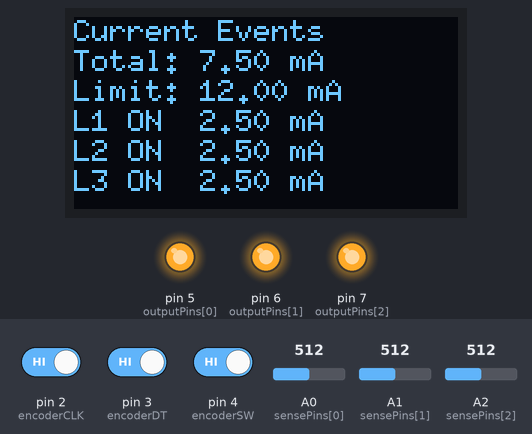
Bench run of a sketch on a simulated Arduino Uno, built with avr-gcc and run on an emulated ATmega328P. On the bench: 128×64 one-colour display, output pins drawn as LEDs (lit = HIGH). Inputs (shaded band) come from the test bench; at power-on: A2 (sensePins[2]) = 512, A0 (sensePins[0]) = 512, A1 (sensePins[1]) = 512, pin 2 (encoderCLK) HIGH, pin 3 (encoderDT) HIGH, pin 4 (encoderSW) HIGH. What the sketch prints to the serial monitor is not drawn.

Above: at 1.6 s.
1.7 s: A2 (sensePins[2]) set to 716
At 3.8 s:
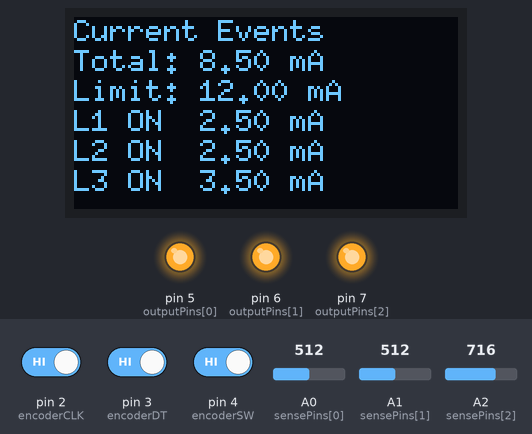
4.3 s: A0 (sensePins[0]) set to 716
At 6.1 s:
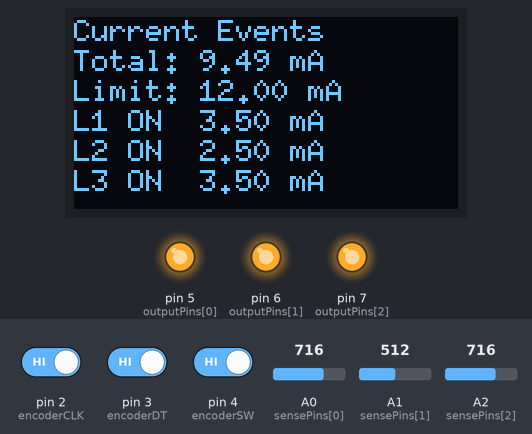
6.8 s: A1 (sensePins[1]) set to 240
At 8.7 s:
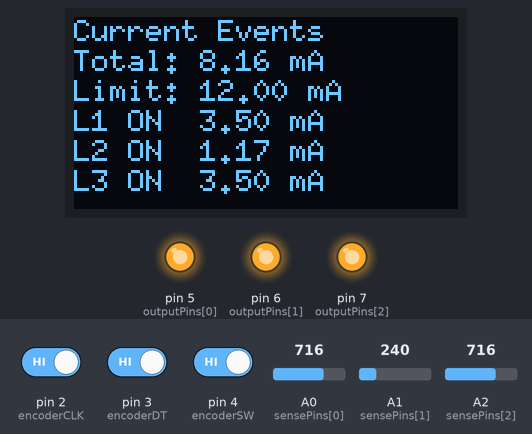
9.4 s: A1 (sensePins[1]) set to 0
At 11.3 s:
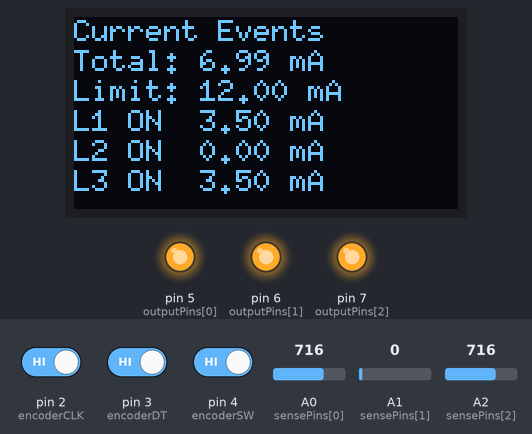
12.0 s: A0 (sensePins[0]) set to 0
At 14.0 s:
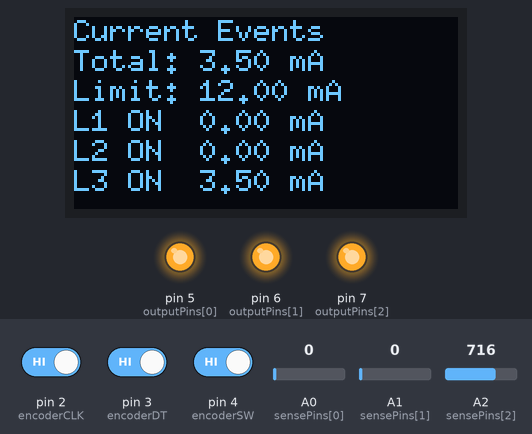
Timing chart, 0 to 15.5 s (numbered marks = the images above; inputs shaded):
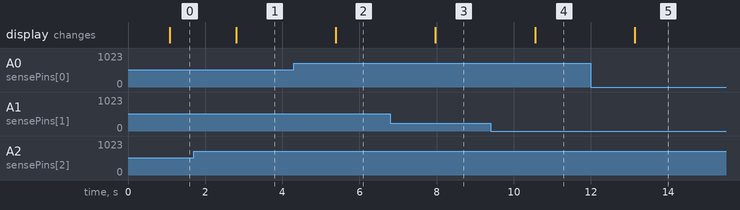

Measured:
- after the input at 1.7 s, the display: changes after 1.1 s (image 1)
- after the input at 4.3 s, the display: changes after 1.1 s (image 2)
- after the input at 6.8 s, the display: changes after 1.2 s (image 3)
- after the input at 9.4 s, the display: changes after 1.2 s (image 4)
- after the input at 12.0 s, the display: changes after 1.1 s (image 5)

The sketch:

currentEventsCode.ino
```cpp
/*
Engineer: Deepankar Tiwari
SASEHack 2026 Team Name: Hello World
Project Name: Current Events

Problem: How to ensure efficient power consumption given a constrained power budget
Solution: An automatic switching, energy management system

Description:  This is the program that controls the energy management system.
              A starting budget of 12 mA is allocated, which can be changed
              via the knob of the rotary encoder. Branch currents are calculated
              using Ohm's Law: I = V/R. The resistances are set at 1k Ohm to limit
              the current. The voltage is calculated using the ADC of the Arduino Uno
              and converted to Volts. The branch currents are summed and compared
              against the total budget. If the budget is exceeded, the lowest priority
              load will turn off (as simulated by the LED being turned off through
              its digital pin being turned to logical LOW). The load can turn back on
              if the budget is increased.
*/

#include "Arduino.h"
#include <U8g2lib.h>

U8G2_SH1106_128X64_NONAME_1_HW_I2C display(
  U8G2_R0, U8X8_PIN_NONE
);
//Setup of variables
// Ordered from highest to lowest priority
const int outputPins[] = {5, 6, 7};
const int sensePins[] = {A0, A1, A2};

const float resistanceKOhms[] = {1.0, 1.0, 1.0};
bool loadOn[] = {true, true, true};

float currentmA[] = {0.0, 0.0, 0.0};
float totalCurrentmA = 0.0;

const float referenceVoltage = 5.0;
const float adcSteps = 1024.0;
float currentBudgetmA = 12.0;

const byte encoderCLK = 2;
const byte encoderDT  = 3;
const byte encoderSW  = 4;

//Makes sure data isn't cached
volatile byte previousEncoderState = 0;
volatile int encoderMovement = 0;

unsigned long lastControlTime = 0;

float rememberedCurrentmA[] = {0.0, 0.0, 0.0};
bool haveCurrentEstimate[] = {false, false, false};

//Makes sure LED doesn't switch on or off repeatedly on edge cases
const float restoreMarginmA = 0.3;
const unsigned long restoreDelayMs = 1000;

unsigned long lastLoadChangeMs = 0;

// Called automatically whenever CLK or DT changes
void encoderChanged()
{
  byte currentState =
    (digitalRead(encoderCLK) << 1) | digitalRead(encoderDT);

  // Decode valid quadrature transitions
  static const int8_t transitions[16] = {
     0, -1,  1,  0,
     1,  0,  0, -1,
    -1,  0,  0,  1,
     0,  1, -1,  0
  };

  encoderMovement +=
    transitions[(previousEncoderState << 2) | currentState];

  previousEncoderState = currentState;
}

void handleEncoder()
{
  // Copy and clear the shared value without interruption
  noInterrupts();
  int movement = encoderMovement;
  encoderMovement = 0;
  interrupts();

  static int partialSteps = 0;
  partialSteps += movement;

  //One turn of rotary encoder = step down or up 0.5 mA
  const int transitionsPerStep = 2;

  while (partialSteps >= transitionsPerStep) {
    currentBudgetmA += 0.5;
    partialSteps -= transitionsPerStep;
  }

  while (partialSteps <= -transitionsPerStep) {
    currentBudgetmA -= 0.5;
    partialSteps += transitionsPerStep;
  }

  currentBudgetmA = constrain(currentBudgetmA, 0.0f, 12.0f);

  // Debounce the pushbutton; For reseting values
  static bool lastReading = HIGH;
  static bool stableState = HIGH;
  static unsigned long lastChangeTime = 0;

  bool reading = digitalRead(encoderSW);
  unsigned long now = millis();

  if (reading != lastReading) {
    lastReading = reading;
    lastChangeTime = now;
  }

  if (now - lastChangeTime >= 30 && reading != stableState) {
    stableState = reading;

    if (stableState == LOW) {
      currentBudgetmA = 12.0;
      partialSteps = 0;

      for (int i = 0; i < 3; i++) {
        loadOn[i] = true;
        digitalWrite(outputPins[i], HIGH);
      }

      Serial.println(F("Demo reset: all loads ON, budget 12 mA"));
    }
  }
}


void setup()
{
  Serial.begin(9600);//9600 Baud rate

  for (int i = 0; i < 3; i++) {
    pinMode(outputPins[i], OUTPUT);
    pinMode(sensePins[i], INPUT);
    digitalWrite(outputPins[i], HIGH);
  }

//Configuring OLED
display.setI2CAddress(0x3C << 1);
display.begin();
display.setPowerSave(0);
display.setContrast(255);
display.setFont(u8g2_font_6x10_tf);
display.setFontPosTop();

pinMode(encoderCLK, INPUT_PULLUP);
pinMode(encoderDT, INPUT_PULLUP);
pinMode(encoderSW, INPUT_PULLUP);

previousEncoderState =
  (digitalRead(encoderCLK) << 1) | digitalRead(encoderDT);

attachInterrupt(
  digitalPinToInterrupt(encoderCLK), encoderChanged, CHANGE
);
attachInterrupt(
  digitalPinToInterrupt(encoderDT), encoderChanged, CHANGE
);
}

//Changing pixels on the OLED
void updateDisplay()
{
  display.firstPage();

  do {
    display.setCursor(0, 0);
    display.print(F("Current Events"));

    display.setCursor(0, 10);
    display.print(F("Total: "));
    display.print(totalCurrentmA, 2);
    display.print(F(" mA"));

    display.setCursor(0, 20);
    display.print(F("Limit: "));
    display.print(currentBudgetmA, 2);
    display.print(F(" mA"));

    for (int i = 0; i < 3; i++) {
      display.setCursor(0, 30 + i * 10);
      display.print(F("L"));
      display.print(i + 1);
      display.print(loadOn[i] ? F(" ON  ") : F(" OFF "));
      display.print(currentmA[i], 2);
      display.print(F(" mA"));
    }
  } while (display.nextPage());
}

void loop()
{
  handleEncoder();

// Run measurements, display, and shedding (turning off LED) every 250 ms
unsigned long now = millis();

if (now - lastControlTime < 250) {
  return;
}

lastControlTime = now;

  totalCurrentmA = 0.0;

  // Measure every branch current (I = V/R), including branches commanded off
  for (int i = 0; i < 3; i++) {
    int reading = analogRead(sensePins[i]);

    float resistorVoltage =
      referenceVoltage * reading / adcSteps;

    currentmA[i] = resistorVoltage / resistanceKOhms[i];
    if (loadOn[i] && currentmA[i] > 0.1) {
    rememberedCurrentmA[i] = currentmA[i];
    haveCurrentEstimate[i] = true;
}
    totalCurrentmA += currentmA[i];
  }

  // Report the measurements before any new switching action.
  for (int i = 0; i < 3; i++) {
    Serial.print("D");
    Serial.print(outputPins[i]);
    Serial.print(loadOn[i] ? " ON: " : " OFF: ");
    Serial.print(currentmA[i], 3);
    Serial.print(" | ");
  }

  Serial.print("Total: ");
  Serial.print(totalCurrentmA, 3);
  Serial.print(" mA | Budget: ");
  Serial.print(currentBudgetmA, 3);
  Serial.println(" mA");

  Serial.println(F("Before display update"));
  updateDisplay();
  Serial.println(F("After display update"));

  if (totalCurrentmA > currentBudgetmA) {

  // Shed/turn off one load (LED), lowest priority first
  for (int i = 2; i >= 0; i--) {
    if (loadOn[i]) {
      digitalWrite(outputPins[i], LOW);
      loadOn[i] = false;
      lastLoadChangeMs = millis();

      Serial.print(F("Shed D"));
      Serial.println(outputPins[i]);
      break;
    }
  }

} else if (millis() - lastLoadChangeMs >= restoreDelayMs) {

  // Restoring load logic, highest priority first
  for (int i = 0; i < 3; i++) {
    if (!loadOn[i] && haveCurrentEstimate[i]) {

      float predictedTotal =
        totalCurrentmA + rememberedCurrentmA[i];

      if (predictedTotal + restoreMarginmA <= currentBudgetmA) {
        digitalWrite(outputPins[i], HIGH);
        loadOn[i] = true;
        lastLoadChangeMs = millis();

        Serial.print(F("Restored D"));
        Serial.println(outputPins[i]);

        // Measure again before restoring another load
        break;
      }
    }
  }
}
}//End of code
```
